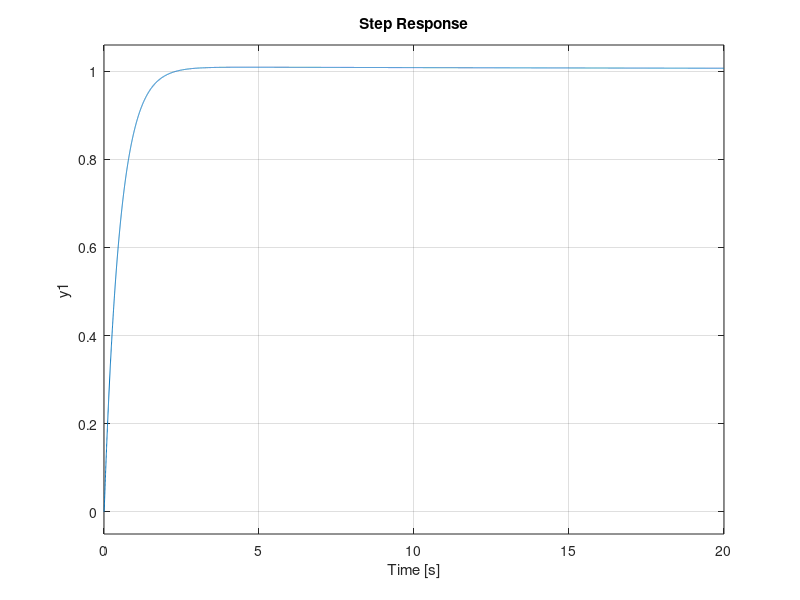

The MATLAB source for this figure:
pkg load control;
close all;
clear all;

t=0.005;
tr = input("INPUT;tr=");
zt = input("INPUT;zt=");
tq = input("INPUT;tq=");
Kt = 0.61;
Ktn = 0.6;
J = 0.0071;
Jn = 0.007;
Kp = J / (Kt * tr^2);
Kd = 2*zt*tr*Kp;
Kp
Kd

P=tf([Kt],[J,0,0]);
P
Pn=tf([Ktn],[Jn,0,0]);
Q=tf([1],[tq^2,2*tq,1]);
Q
sysmotor=1/((Q/Pn)+((1-Q)/P));
sysmotor
sysKp=tf(Kp);
sysKp
sysKd=tf([Kd,0],[t,1]);
sysKd
sysA=sysmotor*(sysKp+sysKd);
sysA
fbA=sysA/(sysA+1);
fbA

step(fbA);
